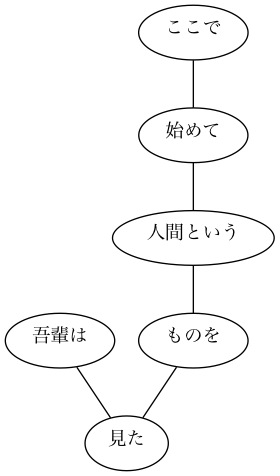

The Python source for this figure:
#! /usr/bin/env python
# -*- coding: utf-8 -*-

import os
import sys
import itertools
import math
from collections import Counter, defaultdict
import pydot
from parse_cabocha_text_to_chunks import ParseCabochaTextToChunks

class Main(object):
    
    def __init__(self):
        pass

    def solve(self):
        '''
        insert your code
        '''
        pcttc = ParseCabochaTextToChunks()
        text = pcttc.parse('neko.txt.cabocha')

        sentence = text[7]      # As the dependency graph becomes too complex, we visualize only 8th sentence in this time
        edges = []
        for chunk in sentence:
            if chunk.dst is not None:
                edges.append((chunk.get_text(), sentence[chunk.dst].get_text()))
        g = pydot.graph_from_edges(edges)
        g.write_jpeg('44.jpg', prog='dot')
        
        return None

if __name__ == '__main__':
    m = Main()
    m.solve()
